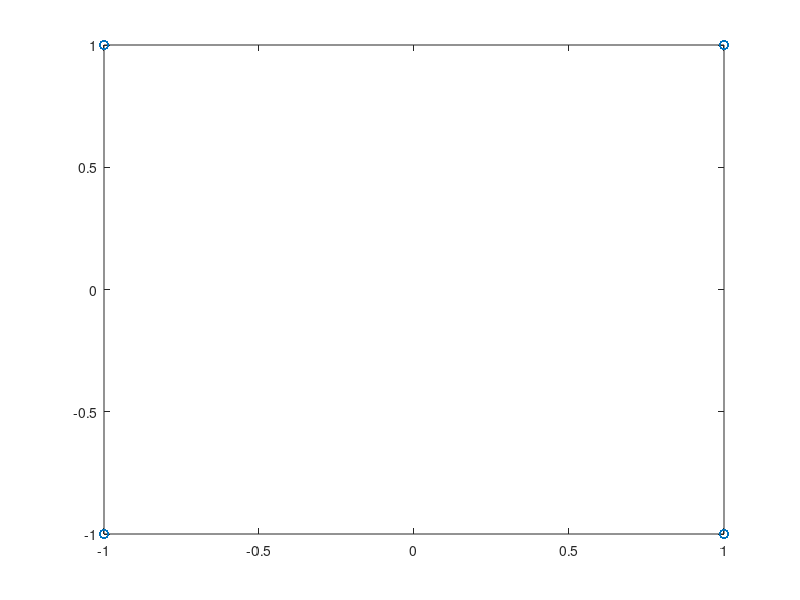
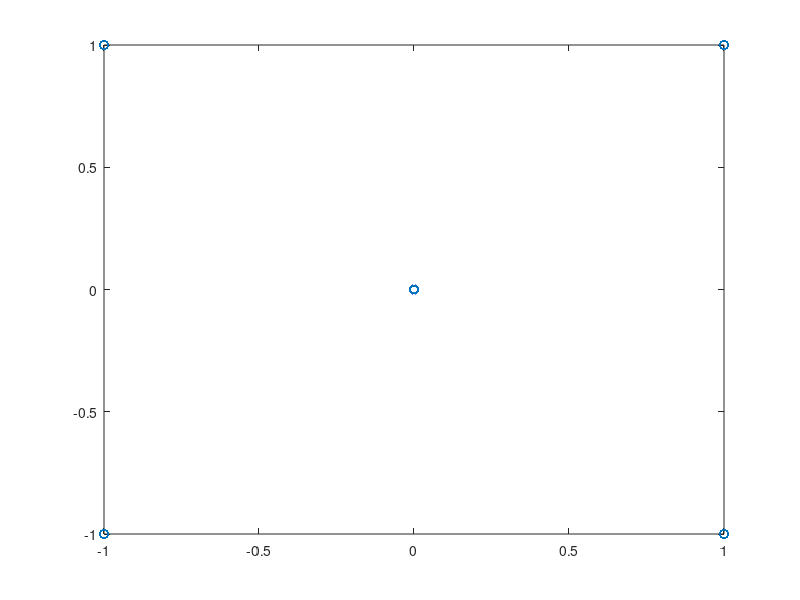
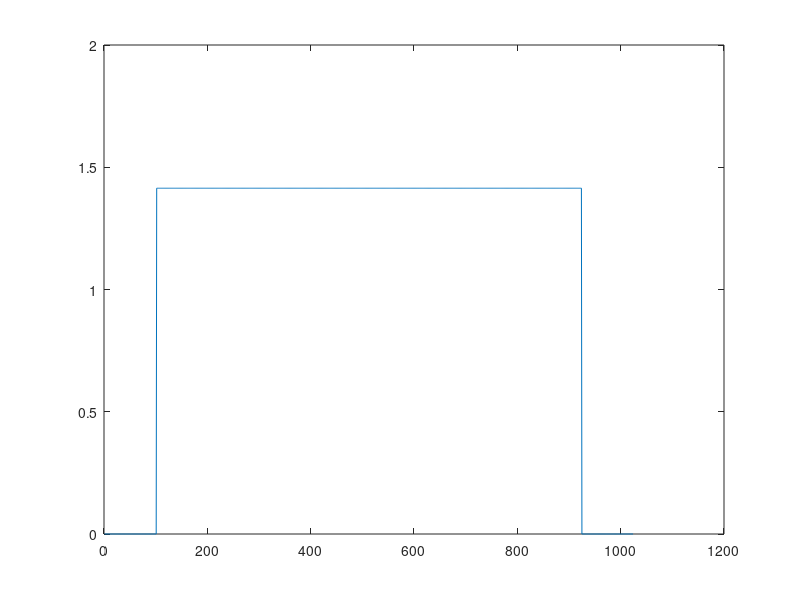
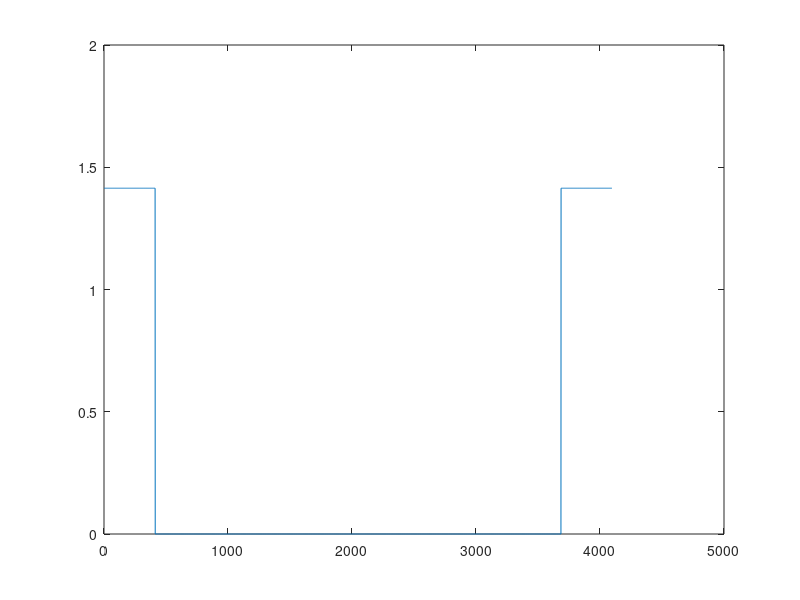

Here is the MATLAB script that generated these plots, in order:
%% Wyklad 03/11/2026
clc; close all; clear all;

%% Constants
% Transmited sequence
K = [1+1i, 1-1i, -1+1i, -1-1i];
% FFT size
fft_size = 1024;
%
tel = 1000/1024 * 1e-6;
% Guard Interval
GI = 4;
% Oversampling
ups = 4;
% Subcarriers
l_zeros = 101;
r_zeros = 100;
non_zero = fft_size - l_zeros - r_zeros;

%%
q = K(randi(length(K), 1, non_zero));
figure();
plot(q,'o');

%% Before going into FFT - add zeros
q = [zeros(1,l_zeros), q, zeros(1,r_zeros)];
figure();
plot(q,'o');
figure();
plot(abs(q));

%% Upsampling
q = [zeros(1,1.5*fft_size), q, zeros(1,1.5*fft_size)];
figure();
plot(abs(q));

%% Shifting
q = [q(length(q)/2 + 1:end), q(1:length(q)/2)];
plot(abs(q))

%% IFFT
sym = ifft(q);

%% Guard Interval
sym = [sym(end-1023:end), sym];

%% Pilots
p = 2 * sign(randn(1, non_zero));
p = [zeros(1, l_zeros), p, zeros(1, r_zeros)];
p = [zeros(1, 1.5 * fft_size), p, zeros(1, 1.5 * fft_size)];

p = [p(length(p)/2+1:end),p(1:length(p)/2)];

sym_p = ifft(p);
sym_p = [sym_p(end-fft_size-1:end), sym_p];
tx = [sym_p, sym];

%%
figure();
plot(20*log10(fftshift(abs(fft(tx)))));
grid on;

%% Channel
% tx_c = ofdm_wbchannel(tx, [100e-6, 110e-6], [1*exp(1i*pi/7), 0.3*exp(1i*pi/42)], tel/4);
% tx_c = ofdm_addfreqshift(tx_c, 200, tel/4);
% figure();
% plot(20*log10(fftshift(abs(fft(tx_c)))));
% grid on;

%%
% dt = tel/4;
% Tobs = length(tx_c)*dt;
% df = 1/Tobs;
% B = 1/dt;
% ff = -B/2 : df : B/2-df;
%
% figure();
% plot(ff/1e6, 20*log10(fftshift(abs(fft(tx_c)))));
% grid on;

%% receiver

% cc = ofdm_moving_segment_correlation(tx_c, fft_size, fft_size * 4);
%
% figure()
% plot(abs(cc));

% [~, II] = max(cc);
% %% argument z piku
% ksi = angle(cc(ii));
% %% synchronizacja czestotliwosci slajd
% ferror = ksi/2/pi/(1024*tel);
%
% fvec = exp(-1i * 2 * pi * ferror * tel/4 * (0:length(tx_c)-1)).';
% tx_c  = tx_c.*fvec;

%% czesci uzyteczne symboli - odrzucenie GI i opoznien
%odrzucenie opoznienia
% tx_c = tx_c(II:end);
% odrzucenie GI
tx_c = tx(1025:end);
%
tx_sym_p = tx_c(1:4*1024);
tx_c = tx_c(4*1024+1:end);
% odrzucenie drugiego GI
tx_c = tx_c(1025:end);
tx_sym_d = tx_c(1:4*1024);

tx_sym_p = fftshift(fft(tx_sym_p));
tx_sym_d = fftshift(fft(tx_sym_d));

figure();
plot(tx_sym_d,'o');
figure();
plot(abs(tx_sym_d),'o');

%
tx_sym_p = tx_sym_p(1.5*fft_size+101+1:end);
tx_sym_p = tx_sym_p(1:823).';

%
tx_sym_d = tx_sym_d(1.5*fft_size+101+1:end);
tx_sym_d = tx_sym_d(1:823).';

% known pilot -> unknown symbol. Works for a stationary channel
h = tx_sym_p./p;
u = tx_sym_d./h;
